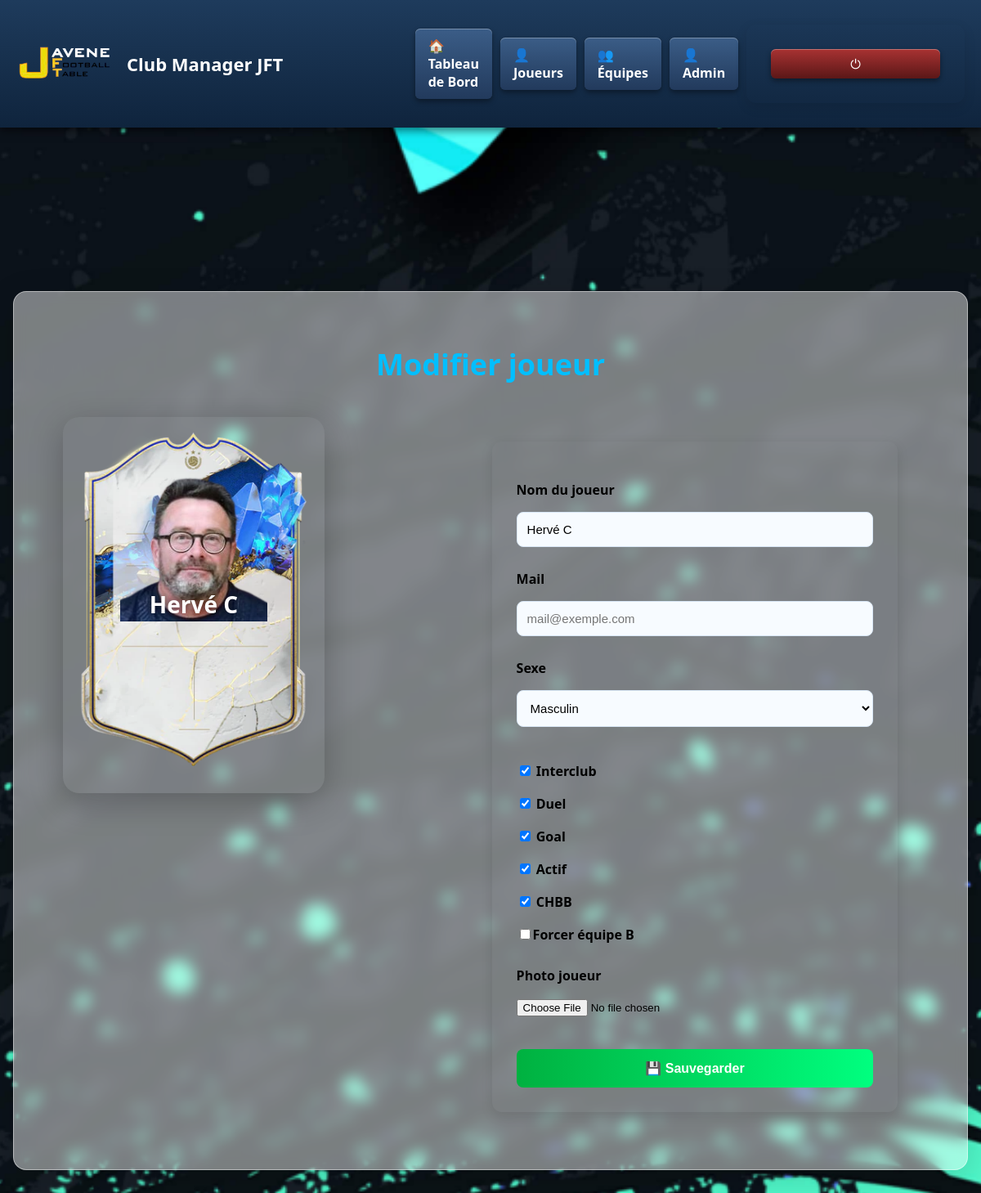
Page /admin/player/edit/10 on the earlier database version.
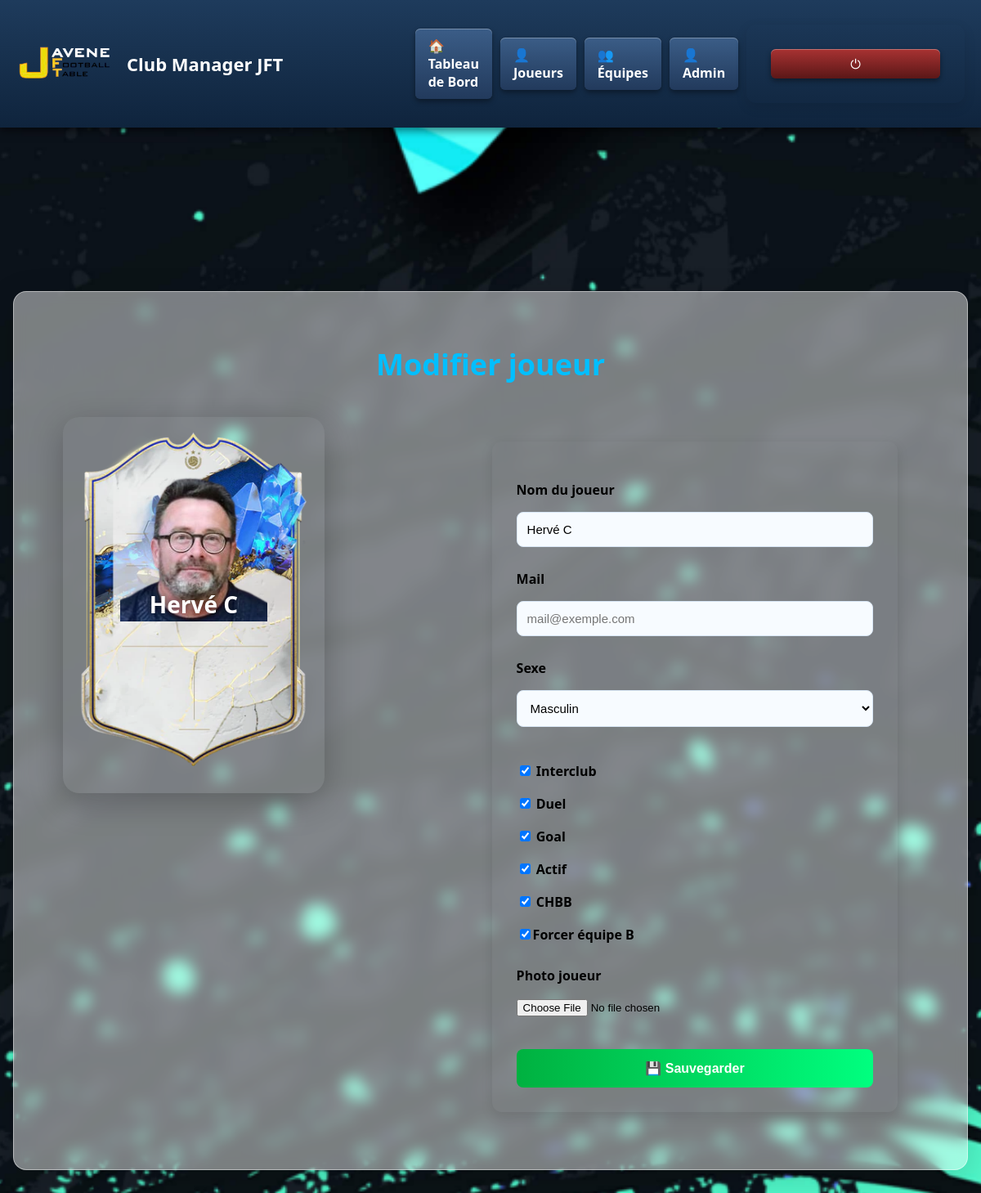
Same page on the later database version.
### app.py (models this page shows)
class Player(db.Model):
    id = db.Column(db.Integer, primary_key=True)
    name = db.Column(db.String(100))
    mail = db.Column(db.String(200))
    photo = db.Column(db.String(200), default="/static/img/default.png")
    sexe = db.Column(db.String(1), default="M")
    actif = db.Column(db.Boolean, default=True)
    team = db.Column(db.String(1))  # "A", "B" ou NULL
    force_team_b = db.Column(db.Boolean, default=False)
    card_background = db.Column(db.String(200))
    card_video = db.Column(db.String(200), nullable=True)
    duel = db.Column(db.Integer, default=0)
    goal = db.Column(db.Integer, default=0)
    goal_won = db.Column(db.Integer, default=0)
    matches = db.Column(db.Integer, default=0)
    matches_duel = db.Column(db.Integer, default=0)
    matches_goal = db.Column(db.Integer, default=0)
    wins = db.Column(db.Integer, default=0)
    losses = db.Column(db.Integer, default=0)
    elo = db.Column(db.Integer, default=1000)
    membre_club = db.Column(db.Boolean, default=True)
    interclub = db.Column(db.Boolean, default=False)
    interclub_wins = db.Column(db.Integer, default=0)
    atelier_duel = db.Column(db.Boolean, default=True)
    atelier_goal = db.Column(db.Boolean, default=True)
    external_club = db.Column(db.String(100))
    club_logo = db.Column(db.String(200))
    dette = db.Column(db.Float, default=0)
    chbb = db.Column(db.Boolean, default=False)
    chbb_count = db.Column(db.Integer, default=3)
    chbb_date1 = db.Column(db.String(50))
    chbb_date2 = db.Column(db.String(50))
    chbb_date3 = db.Column(db.String(50))

### app.py (the view, shortened to what this page needs)
@app.route("/admin/player/edit/<int:id>", methods=["GET", "POST"])
def edit_player(id):
    player = Player.query.get_or_404(id)
    return render_template(
        "admin_player_edit.html",
        player=player
    )

### app.py (called while the page is built)
@app.after_request
def add_header(response):
    response.headers["Cache-Control"] = "no-store"
    return response

### templates/admin_player_edit.html (shortened to what this page needs)
{% extends "base.html" %}
{% block content %}
<h1>Modifier joueur</h1>
<div class="form-grid">
    <div class="card-preview">
        <div class="player-card" id="player_card">
            <img id="photo_preview" class="player-photo" src="{{ player.photo or '/static/img/default.png' }}">
            <div class="player-name" id="player_name_preview">
                {{ player.name }}
            </div>
        </div>
    </div>
    <div>
        <form method="POST" enctype="multipart/form-data">
            <label>Nom du joueur</label>
            <input type="text" name="name" id="player_name_input" value="{{ player.name }}">
            <label>Mail</label>
            <input type="email" name="mail" value="{{ player.mail or '' }}" placeholder="mail@exemple.com">
            <label>Sexe</label>
            <select name="sexe">
                <option value="M" {% if player.sexe=='M' %}selected{% endif %}>
                    Masculin
                </option>
            </select>
            <div class="checkbox-group">
                <label>
                    <input type="checkbox" name="interclub" {% if player.interclub %}checked{% endif %}>
                    Interclub
                </label>
                <label>
                    <input type="checkbox" name="atelier_duel" id="atelierDuelCheckbox" {% if player.atelier_duel
                        %}checked{% endif %}>
                    Duel
                </label>
                <label>
                    <input type="checkbox" name="atelier_goal" id="atelierGoalCheckbox" {% if player.atelier_goal
                        %}checked{% endif %}>
                    Goal
                </label>
                <label>
                    <input type="checkbox" name="actif" {% if player.actif %}checked{% endif %}>
                    Actif
                </label>
                <label>
                    <input type="checkbox" name="chbb" {% if player.chbb %}checked{% endif %}>
                    CHBB
                </label>
                <label><input type="checkbox" name="force_team_b" value="1" {% if player.force_team_b %}checked{% endif
                        %}><strong>Forcer équipe B</strong></label>
            </div>
            <label>Photo joueur</label>
            <input type="file" name="photo" id="photo_input">
            <button class="btn-add">💾 Sauvegarder</button>
        </form>
    </div>
</div>
{% endblock %}

Differences in the rows shown:
changed Player "Hervé C": force_team_b "☐" → "☑"
